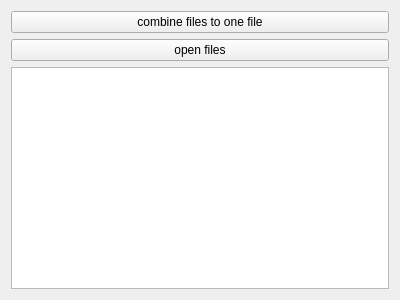
<?xml version="1.0" encoding="UTF-8"?>
<ui version="4.0">
 <class>LogFileViewer</class>
 <widget class="QWidget" name="LogFileViewer">
  <property name="geometry">
   <rect>
    <x>0</x>
    <y>0</y>
    <width>400</width>
    <height>300</height>
   </rect>
  </property>
  <property name="windowTitle">
   <string>Form</string>
  </property>
  <layout class="QGridLayout" name="gridLayout">
   <item row="0" column="0">
    <widget class="QPushButton" name="pushButtonCombineFiles">
     <property name="text">
      <string>combine files to one file</string>
     </property>
    </widget>
   </item>
   <item row="1" column="0">
    <widget class="QPushButton" name="pushButtonOpenFiles">
     <property name="text">
      <string>open files</string>
     </property>
    </widget>
   </item>
   <item row="2" column="0">
    <widget class="QPlainTextEdit" name="plainTextEdit">
     <property name="font">
      <font>
       <family>Courier</family>
       <pointsize>10</pointsize>
      </font>
     </property>
    </widget>
   </item>
  </layout>
 </widget>
 <resources/>
 <connections/>
</ui>
